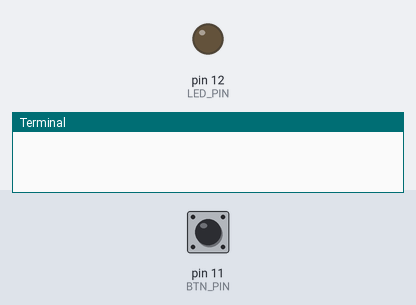
This program was run on a simulated Raspberry Pi (header pin numbers). Shown: output pins drawn as LEDs (lit = HIGH), the last lines printed to the terminal. Inputs (shaded band) come from the test bench; at power-on: pin 11 (BTN_PIN) HIGH. The clock reads 2024-03-15 10:24:30 at power-on unless the program sets it.

Above: at 1.2 s.
1.3 s: pin 11 (BTN_PIN) pulled LOW for 0.15 s
At 2.0 s:
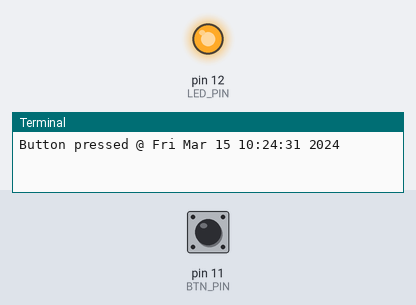
2.9 s: pin 11 (BTN_PIN) pulled LOW for 1 s
At 3.2 s:
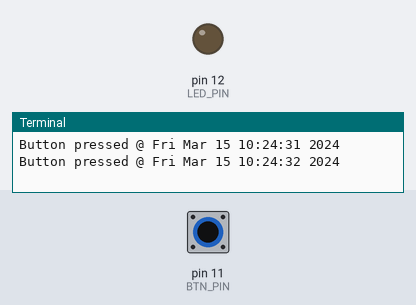
5.4 s: pin 11 (BTN_PIN) pulled LOW for 3.2 s
At 6.3 s:
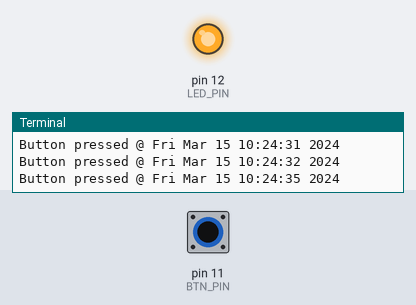
Timing chart, 0 to 8.4 s (numbered marks = the images above; inputs shaded):
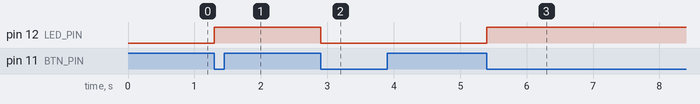

Measured:
- after the input at 1.3 s, pin 12 (LED_PIN): LOW → HIGH at once
- after the input at 2.9 s, pin 12 (LED_PIN): HIGH → LOW at once
- after the input at 5.4 s, pin 12 (LED_PIN): LOW → HIGH at once

The program:

push_button_control_led.py
```python
# (licence header left out)
import RPi.GPIO as GPIO
import time

GPIO.setmode(GPIO.BOARD)
BTN_PIN = 11
LED_PIN = 12
WAIT_TIME = 200
status = GPIO.LOW
GPIO.setup(BTN_PIN, GPIO.IN, pull_up_down=GPIO.PUD_UP)
GPIO.setup(LED_PIN, GPIO.OUT, initial=status)

def mycallback(channel):
	print("Button pressed @"), time.ctime()
	global status
	if status == GPIO.LOW:
		status = GPIO.HIGH
	else:
		status = GPIO.LOW
	GPIO.output(LED_PIN, status)

try:
	GPIO.add_event_detect(BTN_PIN, GPIO.FALLING, callback=mycallback, bouncetime=WAIT_TIME)

	while True:
		time.sleep(10)

except KeyboardInterrupt:
	print "Exception: KeyboardInterrupt"

finally:
	GPIO.cleanup()
```
